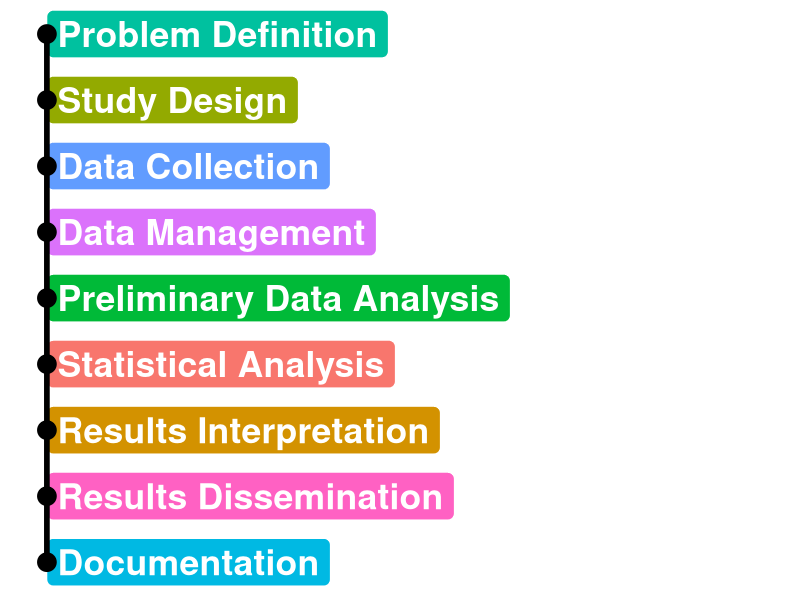

Generate this figure with R:
## ---- chunk 1
#| warning: false
#| echo: false
# create projects
require(here)
require(stringr)
require(tidyverse)
## ---- chunk 2
#| warning: false
#| echo: false
# Load necessary libraries

# Define the workflow steps and their connections
workflow_steps <- data.frame(
  step = c("Problem Definition", "Study Design", "Data Collection", "Data Management",
           "Preliminary Data Analysis", "Statistical Analysis", "Results Interpretation",
           "Results Dissemination", "Documentation"),
  y = c(9:1),
  x = c(1, 1, 1, 1, 1, 1, 1, 1, 1),
  color = c(
    "#42B540FF", "#0099B4FF", "#E99714FF", "#ED3000FF", '#20854EFF',
    "#00468BFF", "#0072B5FF", "#FDAF91FF", "#BC3C29FF")
)

# Create the base plot
p <- ggplot(
   workflow_steps, aes(x = x, y = y, label = step, fill = color)) +
  geom_label(aes(x=x-1),size = 9,hjust='left',color='white',fontface='bold') +  # Add labels above the points
  geom_text(aes(x=2,y=1,label=''),size = 9,hjust='right',color='white') +  # Add labels above the points
  geom_point(aes(x=x-1), size = 6) +  # Add points with custom colors
  scale_color_identity() +  # Use colors as provided
  theme_minimal() +
   geom_segment(
     aes(x = 0, y = 1, xend = 0, yend = max(workflow_steps$y),
         fill = I(color)), size = 1.5)+
  theme(axis.text = element_blank(),
        axis.ticks = element_blank(),
        axis.title = element_blank(),
        legend.position = "none",  # Hide legend
        panel.grid = element_blank())  # Remove grid
p

